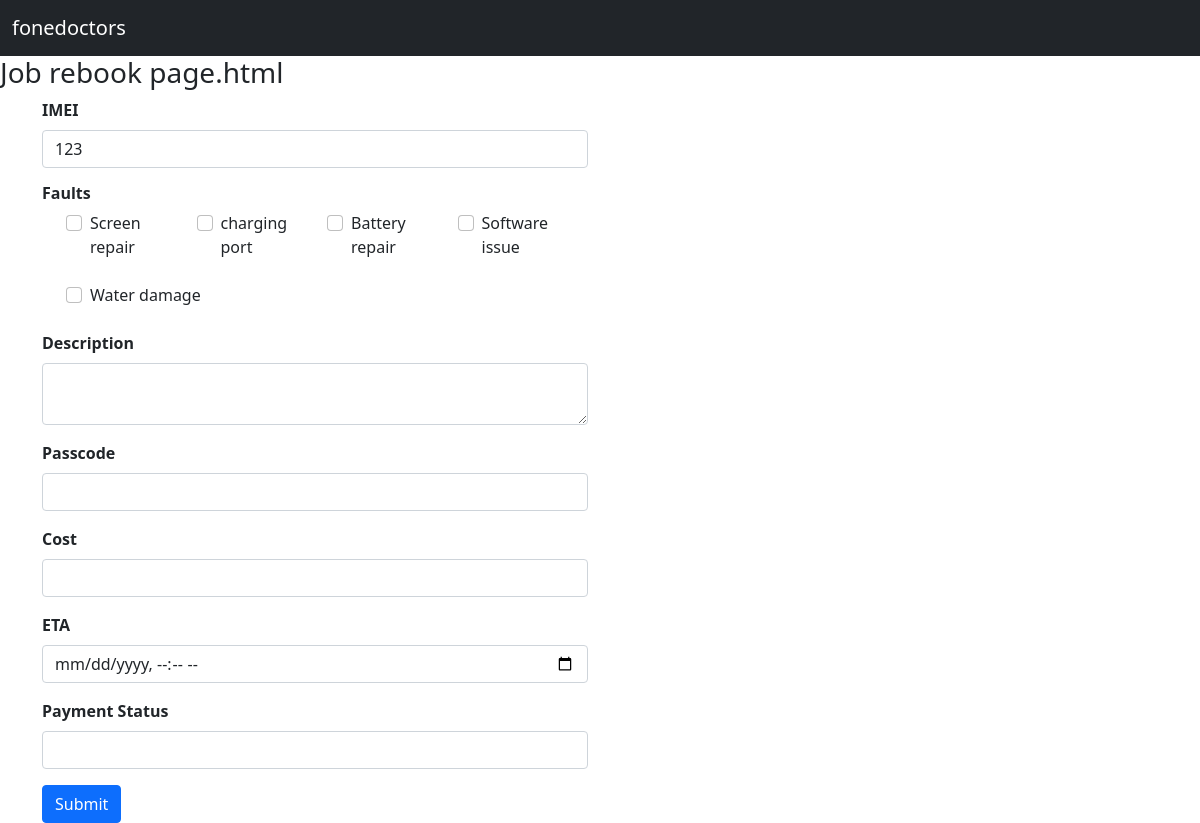
Screenshot of /job_rebook/1 with the database file from the repository.
### Jobs/models.py (models this page shows, shortened)
class Jobs(models.Model):
    customer = models.ForeignKey(Customer,on_delete = models.CASCADE, related_name = 'job_customer')
    device =  models.ForeignKey(Devices,on_delete = models.CASCADE, related_name = 'job_device', null = True, blank=True)
    make = models.ForeignKey(Make,on_delete = models.CASCADE, related_name = 'job_make', null=True, blank=True)
    model = models.ForeignKey(Model,on_delete = models.CASCADE, related_name = 'job_model', null=True, blank=True)
    fault =  models.ForeignKey(Fault,on_delete = models.CASCADE, related_name = 'job_faults', null=True, blank=True)
    description = models.TextField(null=True, blank=True)
    imei = models.CharField(max_length=250, null=True, blank=True)
    accessories = models.ForeignKey(Accessories,on_delete = models.CASCADE, related_name = 'job_acessories', null=True, blank=True)
    sale_item = models.ForeignKey(Sale_item,on_delete = models.CASCADE, related_name = 'sale_acessories', null=True, blank=True)
    passcode = models.CharField(max_length=250, null=True, blank=True)
    network = models.ForeignKey(Network,on_delete = models.CASCADE, related_name = 'job_network', null=True, blank=True)
    cost = models.IntegerField(null=True, blank=True)
    job_status = models.ForeignKey(Job_status,on_delete = models.CASCADE, related_name = 'job_job_status', null=True, blank=True)
    collection_time = models.DateTimeField(null=True, blank=True)
    payment_status = models.CharField(choices= PAYMENT_STATUS, max_length=250, null=True, blank=True)
    created_date = models.DateTimeField(null=True, blank=True)
    created_by = models.ForeignKey(User, on_delete = models.CASCADE, null=True, blank=True)

class Fault(models.Model):
    fault =  models.CharField(max_length=250)

### Jobs/views.py (the view, shortened to what this page needs)
# urls.py: path('job_rebook/<str:id>', views.job_rebook, name='job_rebook'),
def job_rebook(request,id):
    j_rebook = Jobs.objects.get(id=id)
    faults = Fault.objects.all()
    context = {'j_rebook_context':j_rebook,"fault_context":faults }
    return render(request,'job_rebook.html',context)

### templates/job_rebook.html (shortened to what this page needs)
{% extends 'base.html' %}
{% block content %}
<h3>Job rebook page.html</h3>
<form method="POST" action= "#">
  <div class="container">
    <div class="row">
      <div class="col">
          <div class="mb-3">
            <label for="exampleInputEmail1" class="form-label"> <strong> IMEI </strong></label>
            <input type="text" value="{{j_rebook_context.imei}}" name = "imei" class="form-control" id="exampleInputEmail1" aria-describedby="emailHelp">
          </div>
          <h6> <strong> Faults </strong></h6>
          <div class="container ">
            <div class="row">
              {% for fault in fault_context %}
              <div class="col">
          <div class="form-check mb-4 col-md-6">
            <input class="form-check-input" name= "faults" type="checkbox" value="{{ fault.fault }}" id="faults_{{ fault.fault }}">
            <label class="form-check-label" for="faults_{{ fault.fault }}">
              {{ fault.fault }}
            </label>
          </div>
        </div>
        {% endfor %}
            </div>
          </div>
          <div class="mb-3">
            <label for="exampleInputEmail1" class="form-label"> <strong> Description </strong></label>
            <textarea name = "description" class="form-control" id="descrition_id" ></textarea>
          </div>
          <div class="mb-3">
            <label for="exampleInputEmail1" class="form-label"> <strong> Passcode </strong></label>
            <input type="text" name = "passcode" class="form-control" id="passcode" >
          </div>
        <div class="mb-3">
          <label for="exampleInputEmail1" class="form-label"> <strong> Cost </strong></label>
          <input type="number" name = "cost" class="form-control" id="cost" >
        </div>
      <div class="mb-3">
        <label for="exampleInputEmail1" class="form-label"> <strong>ETA </strong></label>
        <input type="datetime-local" name = "eta" class="form-control" id="eta_id" >
      </div>
    <div class="mb-3"  >
      <label for="payment_status_list" class="form-label"> <strong> Payment Status </strong> </label>
      <input list="payment_status_list" name = "payment_status" class="form-control" id="payment_status_id" >
  </div>
          <button type="submit" class="btn btn-primary">Submit</button>
        </form>
      <div class="col">
      </div>
{% endblock %}

### rows the page displays
Jobs: imei "123"
Fault: fault "Screen repair"
Fault: fault "charging port"
Fault: fault "Battery repair"
Fault: fault "Software issue"
Fault: fault "Water damage"
